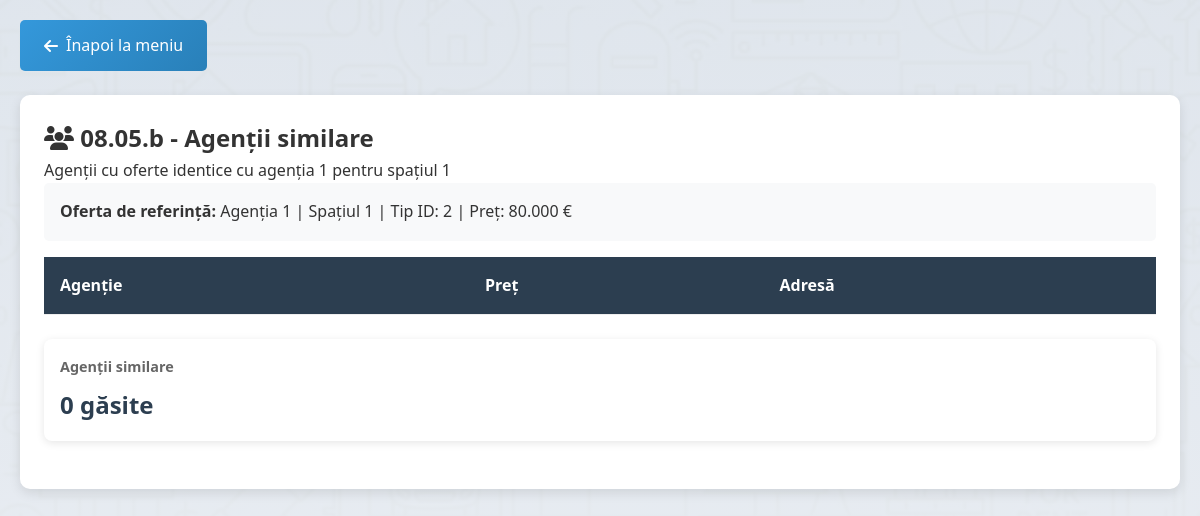
The page /query5b.php on the database its author committed.
### tables this page shows
CREATE TABLE Oferta (
    id_agentie INT NOT NULL,
    id_spatiu INT NOT NULL,
    vanzare CHAR(1) NOT NULL CHECK (vanzare IN ('D', 'N')),
    pret DECIMAL(15,2) NOT NULL,
    moneda VARCHAR(3) NOT NULL,
    PRIMARY KEY (id_agentie, id_spatiu),
    FOREIGN KEY (id_agentie) REFERENCES Agentie(id_agentie),
    FOREIGN KEY (id_spatiu) REFERENCES Spatiu(id_spatiu)
);

CREATE TABLE Spatiu (
    id_spatiu INT PRIMARY KEY AUTO_INCREMENT,
    adresa VARCHAR(200) NOT NULL,
    zona INT NOT NULL,
    suprafata DECIMAL(10,2) NOT NULL,
    id_tip INT NOT NULL,
    FOREIGN KEY (id_tip) REFERENCES Tip(id_tip)
);

### config.php (called while the page is built, shortened)
<?php
function formatPrice($price, $currency) {
    $formatted = number_format($price, 0, ',', '.');
    $symbols = ['EUR' => '€', 'RON' => 'RON', 'USD' => '$'];
    $symbol = $symbols[$currency] ?? $currency;
    return $formatted . ' ' . $symbol;
}
?>

### query5b.php (the view, shortened to what this page needs)
<?php require_once 'config.php'; ?>
<!DOCTYPE html>
<html lang="ro">
<head>
    <link rel="stylesheet" href="style.css">
    <link rel="stylesheet" href="https://cdnjs.cloudflare.com/ajax/libs/font-awesome/6.4.0/css/all.min.css">
</head>
<body>
    <div class="container">
        <a href="index.php" class="back-btn">
            <i class="fas fa-arrow-left"></i> Înapoi la meniu
        </a>
        <div class="table-container">
            <h2><i class="fas fa-users"></i> 08.05.b - Agenții similare</h2>
            <p>Agenții cu oferte identice cu agenția 1 pentru spațiul 1</p>
            <?php
            $refSql = "SELECT s.id_tip, o.pret, o.moneda
                      FROM Spatiu s
                      JOIN Oferta o ON s.id_spatiu = o.id_spatiu
                      WHERE s.id_spatiu = 1 AND o.id_agentie = 1";
            try {
                $refStmt = $conn->query($refSql);
                $ref = $refStmt->fetch();
                if ($ref):
                    $sql = "SELECT a.nume, o.pret, o.moneda, s.adresa
                            FROM Agentie a
                            JOIN Oferta o ON a.id_agentie = o.id_agentie
                            JOIN Spatiu s ON o.id_spatiu = s.id_spatiu
                            WHERE s.id_tip = :tip_id
                            AND o.pret = :pret
                            AND o.moneda = :moneda
                            AND a.id_agentie != 1
                            ORDER BY a.nume";
                    $stmt = $conn->prepare($sql);
                    $stmt->execute([
                        ':tip_id' => $ref['id_tip'],
                        ':pret' => $ref['pret'],
                        ':moneda' => $ref['moneda']
                    ]);
                    $rows = $stmt->fetchAll();
                    $count = count($rows);
            ?>
            <div style="background: #f8f9fa; padding: 1rem; border-radius: 5px; margin-bottom: 1rem;">
                <p><strong>Oferta de referință:</strong> Agenția 1 | Spațiul 1 | Tip ID: <?php echo $ref['id_tip']; ?> |
                Preț: <?php echo formatPrice($ref['pret'], $ref['moneda']); ?></p>
            </div>
            <table>
                <thead>
                    <tr>
                        <th>Agenție</th>
                        <th>Preț</th>
                        <th>Adresă</th>
                    </tr>
                </thead>
            </table>
            <div class="stats">
    <?php if ($count > 0): ?>
        <div class="stat-box">
            <h4>Agenții similare</h4>
            <p><?php echo $count; ?> agenții</p>
        </div>
        <div class="stat-box">
            <h4>Preț comun</h4>
            <p><?php echo formatPrice($ref['pret'], $ref['moneda']); ?></p>
        </div>
        <div class="stat-box">
            <h4>Tip spațiu</h4>
            <p>ID <?php echo $ref['id_tip']; ?> (3 camere)</p>
        </div>
    <?php else: ?>
        <div class="stat-box" style="border-left-color: #e74c3c;">
            <h4>Agenții similare</h4>
            <p>0 găsite</p>
        </div>
    <?php endif; ?>
</div>
            <?php else: ?>
            <p style="color: #e74c3c; padding: 1rem; background: #fdeaea; border-radius: 5px;">
                <i class="fas fa-exclamation-circle"></i> Nu există oferta de referință (Agenția 1 - Spațiul 1)
            </p>
            <?php endif;
            } catch(PDOException $e) {
                echo "<p style='color: red;'>Eroare SQL: " . $e->getMessage() . "</p>";
            }
            ?>
        </div>
    </div>
</body>
</html>

### style.css (style rules this page uses)
* { margin: 0; padding: 0; box-sizing: border-box; }
body { font-family: 'Segoe UI', Tahoma, Geneva, Verdana, sans-serif; background: linear-gradient(rgba(245, 247, 250, 0.9), rgba(245, 247, 250, 0.95)), url('images/body.avif') center/cover fixed; color: #333; line-height: 1.6; min-height: 100vh; animation: pageFadeIn 0.5s ease-out; }
.container { max-width: 1200px; margin: 0 auto; padding: 20px; }
.back-btn { display: inline-flex; align-items: center; gap: 0.5rem; padding: 0.8rem 1.5rem; background: #3498db; color: white; text-decoration: none; border-radius: 5px; margin-bottom: 1.5rem; transition: background 0.3s; }
.table-container { background: white; border-radius: 10px; box-shadow: 0 4px 12px rgba(0,0,0,0.1); padding: 1.5rem; overflow-x: auto; }
table { width: 100%; border-collapse: collapse; margin-top: 1rem; }
thead { background: #2c3e50; color: white; }
th, td { padding: 1rem; text-align: left; border-bottom: 1px solid #eee; }
th { font-weight: 600; }
.stats { display: flex; gap: 1rem; flex-wrap: wrap; margin: 1.5rem 0; }
.stat-box { flex: 1; min-width: 200px; background: white; padding: 1rem; border-radius: 8px; box-shadow: 0 2px 8px rgba(0,0,0,0.1); }
.stat-box h4 { color: #666; font-size: 0.9rem; margin-bottom: 0.5rem; }
.stat-box p { font-size: 1.5rem; font-weight: bold; color: #2c3e50; }
.stat-box { transition: transform 0.3s; }
.back-btn, .submit-btn { background: linear-gradient(135deg, #3498db, #2980b9); border: none; position: relative; overflow: hidden; }
.back-btn::after, .submit-btn::after { content: ''; position: absolute; top: 50%; left: 50%; width: 5px; height: 5px; background: rgba(255, 255, 255, 0.5); opacity: 0; border-radius: 100%; transform: scale(1, 1) translate(-50%); transform-origin: 50% 50%; }

### rows shown on the page
oferta: id_spatiu.id_tip "2", formatPrice($ref['pret'], $ref['moneda']) "80.000 €"
